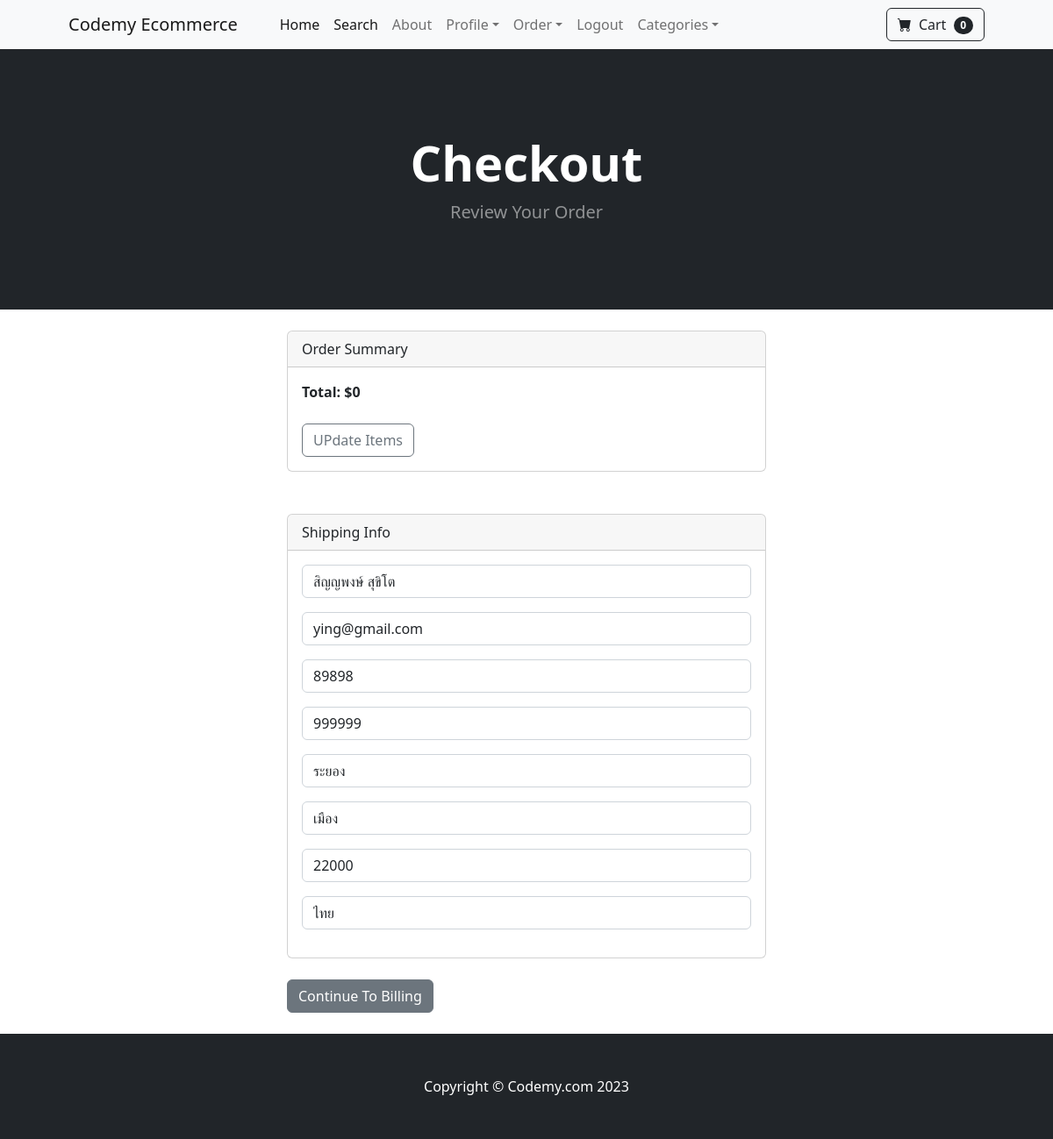
The app's page /payment/checkout (signed in) with its own data.
### payment/models.py (models this page shows, shortened)
class ShippingAddress(models.Model):
    user = models.ForeignKey(User,on_delete=models.CASCADE,blank=True,null=True)
    shipping_full_name = models.CharField(max_length=255)
    shipping_email = models.CharField(max_length=255)
    shipping_address1 = models.CharField(max_length=255)
    shipping_address2 = models.CharField(max_length=255,null=True,blank=True)
    shipping_city = models.CharField(max_length=255)
    shipping_state = models.CharField(max_length=255,null=True,blank=True)
    shipping_zipcode = models.CharField(max_length=255,null=True,blank=True)
    shipping_country = models.CharField(max_length=255)
    class Meta:
        verbose_name_plural = "Shipping Address"

### payment/views.py (the view, shortened to what this page needs)
# urls.py: path('checkout', views.checkout, name="checkout"),
def checkout(request):
    cart = Cart(request)
    cart_products = cart.get_prods
    quantities = cart.get_quants
    totals = cart.cart_total()
    if request.user.is_authenticated:
        shipping_user = ShippingAddress.objects.get(user__id=request.user.id)
        shipping_form = ShippingForm(request.POST or None, instance=shipping_user)
        return render(request, 'payment/checkout.html',{
        'cart_products':cart_products,
        'quantities':quantities,
        'totals':totals,
        'shipping_form':shipping_form})

### cart/cart.py (called while the page is built, shortened)
    def cart_total(self):
        product_ids = self.cart.keys()
        products = Product.objects.filter(id__in=product_ids)
        quantities = self.cart
        total = 0
        return total

    def __len__(self):
        return len(self.cart)

    def get_prods(self):
        product_ids = self.cart.keys()
        products = Product.objects.filter(id__in=product_ids)
        return products

### cart/context_processors.py (called while the page is built)
def cart(request):
    return {'cart':Cart(request)}

### payment/templates/payment/checkout.html (shortened to what this page needs)
{% extends 'base.html' %}
{% block content %}
        <header class="bg-dark py-5">
            <div class="container px-4 px-lg-5 my-5">
                <div class="text-center text-white">
                    <h1 class="display-4 fw-bolder">Checkout</h1>
                    <p class="lead fw-normal text-white-50 mb-0">Review Your Order</p>
                </div>
            </div>
        </header>
       <br>
        <div class="container">
            <div class="row">
                <div class="col-md-6 offset-md-3">
                    <div class="card">
                        <div class="card-header">
                          Order Summary
                        </div>
                        <div class="card-body">
                        <strong>Total: ${{ totals}}</strong> <br><br>
                        <a href="{% url 'cart_summary' %}" class="btn btnj-sm btn-outline-secondary">
                                UPdate Items</a>
                    </div>
                      </div><br><br>
                      <div class="card">
                        <div class="card-header">
                          Shipping Info
                        </div>
                        <div class="card-body">
                        <form method="POST" action="{% url 'billing_info' %}">
                                {{ shipping_form.as_p}}
                                </div>
                                </div><br>
                                <button type="submit" class="btn btn-secondary">
                                                Continue To Billing</button>
                      <br>
                      <br>
                </div>
            </div>
        </div>
{% endblock content %}

### records on screen
ShippingAddress: shipping_full_name "สิญญพงษ์ สุขิโต", shipping_email "ying@gmail.com", shipping_address1 "89898", shipping_address2 "999999", shipping_city "ระยอง", shipping_state "เมือง", shipping_zipcode "22000", shipping_country "ไทย"

### other values on screen
{{ cart|length }} "0"
{{ totals }} "0"
